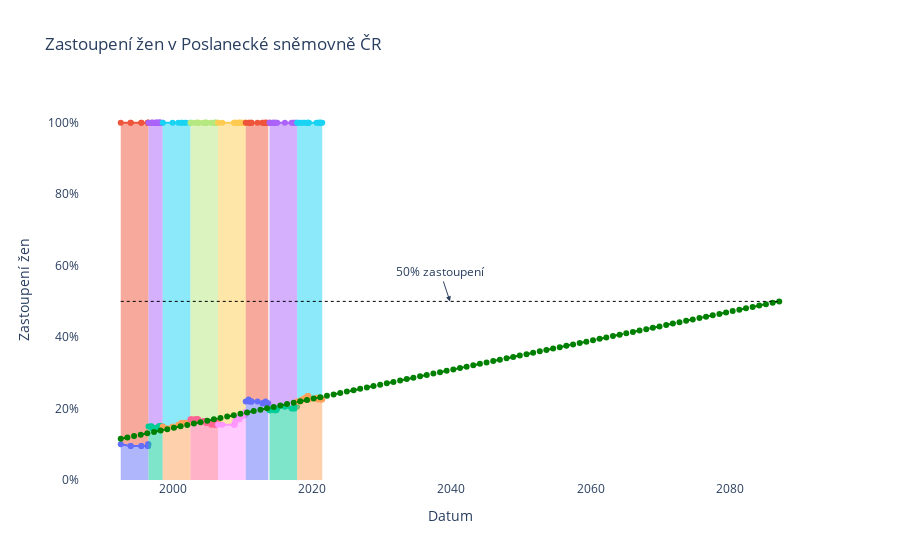

Notebook source saved alongside this figure:
### Markdown cell above
### Vizualizace

### Code cell
fig = go.Figure()

for snemovna in snemovny:
    df = pohlavi_dle_snemovny(snemovna)
    hovertemplate_zeny = f"Sněmovna: {snemovna}" +'<br>Datum: %{x|%d. %m. %Y}<br>Pohlaví: ženy<br>Počet: %{y}<extra></extra>'
    hovertemplate_muzi = f"Sněmovna: {snemovna}" +'<br>Datum: %{x|%d. %m. %Y}<br>Pohlaví: muži<br>Počet: %{y}<extra></extra>'
    
    # Ženy
    fig.add_trace(go.Scatter(
        x = df.index,
        y = df.zeny_pct,
        mode = 'markers+lines',
        #line = dict(shape='linear'),
        hoverinfo = 'text',
        hovertemplate=hovertemplate_zeny,
        name=f"ženy ({snemovna})",
        stackgroup=snemovna
    ))
    
    # Muži
    fig.add_trace(go.Scatter(
        x = df.index,
        y = df.muzi_pct,
        name = f"muži ({snemovna})",
        hoverinfo = 'text',
        hovertemplate=hovertemplate_muzi,
        mode = 'markers+lines',
        #line = dict(shape='linear'),
        stackgroup=snemovna
    ))

    
fig.add_trace(go.Scatter(
        x = zastoupeni_extrapolace_df.index,
        y = zastoupeni_extrapolace_df.zeny_pct_extrapolace.round(2),
        name = f"ženy (extrapolace)",
        mode = 'markers+lines',
        line = dict(color='green', width=2, dash='dash')
    ))

fig.add_shape(type="line",
    x0=zastoupeni_extrapolace_df.index[0], 
    y0=50,
    x1=zastoupeni_extrapolace_df.index[-1],
    y1=50,
    line=dict(color="black", width=1, dash='dot')
)

middle_x = zastoupeni_extrapolace_df.index[0] +  (zastoupeni_extrapolace_df.index[-1] -  zastoupeni_extrapolace_df.index[0]) / 2
fig.add_annotation(
    x=middle_x,
    y=50,
    text="50% zastoupení",
    arrowhead=2,
)


layout = go.Layout(
    title="Zastoupení žen v Poslanecké sněmovně ČR",    
    plot_bgcolor="#FFFFFF",
    hovermode="x",
    xaxis=dict(title="Datum"),
    yaxis=dict(
        title="Zastoupení žen",
        tickvals = [0, 20, 40, 60, 80, 100],
        ticktext = ["0%", "20%", "40%", "60%", "80%", "100%"]
        #tickformat='%',
        #range=[0,1]
    )
)

fig.update_layout(layout)
fig.update_layout(showlegend=False)
fig.show()

### Figure 1 — Plotly figure (JSON) as saved in the notebook; plotly's stock layout.template omitted (floating-point values rounded to 4 significant figures)
{"data": [{"hoverinfo": "text", "hovertemplate": "Sněmovna: 1992<br>Datum: %{x|%d. %m. %Y}<br>Pohlaví: ženy<br>Počet: %{y}<extra></extra>", "mode": "markers+lines", "name": "ženy (1992)", "stackgroup": "1992", "type": "scatter", "x": ["1992-06-06", "1993-11-09", "1993-11-11", "1995-05-23", "1995-05-25", "1996-04-29", "1996-04-30", "1996-05-06", "1996-05-07", "1996-05-31"], "y": [10, 9.548, 9.5, 9.548, 9.5, 9.548, 9.5, 9.548, 10, 10]}, {"hoverinfo": "text", "hovertemplate": "Sněmovna: 1992<br>Datum: %{x|%d. %m. %Y}<br>Pohlaví: muži<br>Počet: %{y}<extra></extra>", "mode": "markers+lines", "name": "muži (1992)", "stackgroup": "1992", "type": "scatter", "x": ["1992-06-06", "1993-11-09", "1993-11-11", "1995-05-23", "1995-05-25", "1996-04-29", "1996-04-30", "1996-05-06", "1996-05-07", "1996-05-31"], "y": [90, 90.45, 90.5, 90.45, 90.5, 90.45, 90.5, 90.45, 90, 90]}, {"hoverinfo": "text", "hovertemplate": "Sněmovna: 1996<br>Datum: %{x|%d. %m. %Y}<br>Pohlaví: ženy<br>Počet: %{y}<extra></extra>", "mode": "markers+lines", "name": "ženy (1996)", "stackgroup": "1996", "type": "scatter", "x": ["1996-06-01", "1996-11-01", "1996-11-02", "1996-12-17", "1996-12-18", "1997-01-16", "1997-01-17", "1997-06-02", "1997-06-03", "1997-06-11", "1997-06-12", "1997-08-27", "1997-08-28", "1997-08-29", "1997-08-30", "1997-11-11", "1997-11-12", "1997-12-01", "1997-12-02", "1997-12-03", "1998-01-26", "1998-01-27", "1998-02-12", "1998-02-13", "1998-02-25", "1998-02-26", "1998-06-18"], "y": [15, 15.08, 15, 14.65, 14.5, 14.57, 14.5, 14.57, 14.5, 14.57, 14.5, 14.57, 14.5, 14.57, 14.5, 14.57, 14.5, 14.57, 15.08, 15, 15.08, 15, 15.08, 15, 15.08, 15, 15]}, {"hoverinfo": "text", "hovertemplate": "Sněmovna: 1996<br>Datum: %{x|%d. %m. %Y}<br>Pohlaví: muži<br>Počet: %{y}<extra></extra>", "mode": "markers+lines", "name": "muži (1996)", "stackgroup": "1996", "type": "scatter", "x": ["1996-06-01", "1996-11-01", "1996-11-02", "1996-12-17", "1996-12-18", "1997-01-16", "1997-01-17", "1997-06-02", "1997-06-03", "1997-06-11", "1997-06-12", "1997-08-27", "1997-08-28", "1997-08-29", "1997-08-30", "1997-11-11", "1997-11-12", "1997-12-01", "1997-12-02", "1997-12-03", "1998-01-26", "1998-01-27", "1998-02-12", "1998-02-13", "1998-02-25", "1998-02-26", "1998-06-18"], "y": [85, 84.92, 85, 85.35, 85.5, 85.43, 85.5, 85.43, 85.5, 85.43, 85.5, 85.43, 85.5, 85.43, 85.5, 85.43, 85.5, 85.43, 84.92, 85, 84.92, 85, 84.92, 85, 84.92, 85, 85]}, {"hoverinfo": "text", "hovertemplate": "Sněmovna: 1998<br>Datum: %{x|%d. %m. %Y}<br>Pohlaví: ženy<br>Počet: %{y}<extra></extra>", "mode": "markers+lines", "name": "ženy (1998)", "stackgroup": "1998", "type": "scatter", "x": ["1998-06-20", "1999-11-22", "2000-09-14", "2001-02-28", "2001-03-01", "2001-07-31", "2001-10-31", "2002-06-14"], "y": [15, 15, 15.5, 15.66, 16, 16, 16, 16]}, {"hoverinfo": "text", "hovertemplate": "Sněmovna: 1998<br>Datum: %{x|%d. %m. %Y}<br>Pohlaví: muži<br>Počet: %{y}<extra></extra>", "mode": "markers+lines", "name": "muži (1998)", "stackgroup": "1998", "type": "scatter", "x": ["1998-06-20", "1999-11-22", "2000-09-14", "2001-02-28", "2001-03-01", "2001-07-31", "2001-10-31", "2002-06-14"], "y": [85, 85, 84.5, 84.34, 84, 84, 84, 84]}, {"hoverinfo": "text", "hovertemplate": "Sněmovna: 2002<br>Datum: %{x|%d. %m. %Y}<br>Pohlaví: ženy<br>Počet: %{y}<extra></extra>", "mode": "markers+lines", "name": "ženy (2002)", "stackgroup": "2002", "type": "scatter", "x": ["2002-06-15", "2002-09-18", "2003-03-07", "2003-04-23", "2003-06-02", "2003-06-06", "2003-07-26", "2003-09-23", "2004-05-05", "2004-07-08", "2004-07-20", "2004-08-31", "2004-09-21", "2004-09-22", "2004-09-24", "2004-09-30", "2004-10-07", "2005-06-09", "2005-07-24", "2005-12-02", "2005-12-09", "2006-01-17", "2006-01-20", "2006-01-24", "2006-02-28", "2006-04-18", "2006-06-02"], "y": [17, 17, 17, 17, 17, 17, 17, 16.5, 16.5, 16.5, 16.5, 16.5, 16.5, 16.5, 16, 16, 16, 15.5, 16, 16, 15.5, 15.5, 16, 16, 16, 16.5, 16.5]}, {"hoverinfo": "text", "hovertemplate": "Sněmovna: 2002<br>Datum: %{x|%d. %m. %Y}<br>Pohlaví: muži<br>Počet: %{y}<extra></extra>", "mode": "markers+lines", "name": "muži (2002)", "stackgroup": "2002", "type": "scatter", "x": ["2002-06-15", "2002-09-18", "2003-03-07", "2003-04-23", "2003-06-02", "2003-06-06", "2003-07-26", "2003-09-23", "2004-05-05", "2004-07-08", "2004-07-20", "2004-08-31", "2004-09-21", "2004-09-22", "2004-09-24", "2004-09-30", "2004-10-07", "2005-06-09", "2005-07-24", "2005-12-02", "2005-12-09", "2006-01-17", "2006-01-20", "2006-01-24", "2006-02-28", "2006-04-18", "2006-06-02"], "y": [83, 83, 83, 83, 83, 83, 83, 83.5, 83.5, 83.5, 83.5, 83.5, 83.5, 83.5, 84, 84, 84, 84.5, 84, 84, 84.5, 84.5, 84, 84, 84, 83.5, 83.5]}, {"hoverinfo": "text", "hovertemplate": "Sněmovna: 2006<br>Datum: %{x|%d. %m. %Y}<br>Pohlaví: ženy<br>Počet: %{y}<extra></extra>", "mode": "markers+lines", "name": "ženy (2006)", "stackgroup": "2006", "type": "scatter", "x": ["2006-06-03", "2007-01-16", "2008-09-17", "2008-10-25", "2008-11-13", "2008-12-11", "2009-03-01", "2009-04-30", "2009-07-03", "2009-07-09", "2009-07-13", "2009-09-15", "2009-09-29", "2009-12-11", "2010-03-01", "2010-04-30", "2010-05-26", "2010-05-28"], "y": [15.5, 15.5, 15.5, 15.5, 16, 16.5, 17.5, 17.5, 17, 17, 17.5, 18, 18, 18, 18, 19, 18.5, 18.5]}, {"hoverinfo": "text", "hovertemplate": "Sněmovna: 2006<br>Datum: %{x|%d. %m. %Y}<br>Pohlaví: muži<br>Počet: %{y}<extra></extra>", "mode": "markers+lines", "name": "muži (2006)", "stackgroup": "2006", "type": "scatter", "x": ["2006-06-03", "2007-01-16", "2008-09-17", "2008-10-25", "2008-11-13", "2008-12-11", "2009-03-01", "2009-04-30", "2009-07-03", "2009-07-09", "2009-07-13", "2009-09-15", "2009-09-29", "2009-12-11", "2010-03-01", "2010-04-30", "2010-05-26", "2010-05-28"], "y": [84.5, 84.5, 84.5, 84.5, 84, 83.5, 82.5, 82.5, 83, 83, 82.5, 82, 82, 82, 82, 81, 81.5, 81.5]}, {"hoverinfo": "text", "hovertemplate": "Sněmovna: 2010<br>Datum: %{x|%d. %m. %Y}<br>Pohlaví: ženy<br>Počet: %{y}<extra></extra>", "mode": "markers+lines", "name": "ženy (2010)", "stackgroup": "2010", "type": "scatter", "x": ["2010-05-29", "2010-10-23", "2010-11-30", "2011-03-01", "2011-03-25", "2011-03-26", "2012-02-07", "2012-10-20", "2012-11-07", "2013-01-31", "2013-04-05", "2013-04-11", "2013-04-24", "2013-06-14", "2013-08-27"], "y": [22, 22.5, 22, 22, 22, 22, 22, 21.5, 21.5, 21.5, 22, 21.5, 21.5, 21.5, 21.5]}, {"hoverinfo": "text", "hovertemplate": "Sněmovna: 2010<br>Datum: %{x|%d. %m. %Y}<br>Pohlaví: muži<br>Počet: %{y}<extra></extra>", "mode": "markers+lines", "name": "muži (2010)", "stackgroup": "2010", "type": "scatter", "x": ["2010-05-29", "2010-10-23", "2010-11-30", "2011-03-01", "2011-03-25", "2011-03-26", "2012-02-07", "2012-10-20", "2012-11-07", "2013-01-31", "2013-04-05", "2013-04-11", "2013-04-24", "2013-06-14", "2013-08-27"], "y": [78, 77.5, 78, 78, 78, 78, 78, 78.5, 78.5, 78.5, 78, 78.5, 78.5, 78.5, 78.5]}, {"hoverinfo": "text", "hovertemplate": "Sněmovna: 2013<br>Datum: %{x|%d. %m. %Y}<br>Pohlaví: ženy<br>Počet: %{y}<extra></extra>", "mode": "markers+lines", "name": "ženy (2013)", "stackgroup": "2013", "type": "scatter", "x": ["2013-10-26", "2013-11-27", "2013-12-03", "2014-03-31", "2014-04-30", "2014-06-20", "2014-07-01", "2014-08-28", "2014-10-21", "2014-12-08", "2016-01-14", "2017-01-03", "2017-03-14", "2017-06-09", "2017-07-01", "2017-10-20"], "y": [19.5, 19.5, 19.5, 20, 20, 20, 19.5, 19.5, 19.5, 20, 20.5, 20, 20, 20, 20.5, 20.5]}, {"hoverinfo": "text", "hovertemplate": "Sněmovna: 2013<br>Datum: %{x|%d. %m. %Y}<br>Pohlaví: muži<br>Počet: %{y}<extra></extra>", "mode": "markers+lines", "name": "muži (2013)", "stackgroup": "2013", "type": "scatter", "x": ["2013-10-26", "2013-11-27", "2013-12-03", "2014-03-31", "2014-04-30", "2014-06-20", "2014-07-01", "2014-08-28", "2014-10-21", "2014-12-08", "2016-01-14", "2017-01-03", "2017-03-14", "2017-06-09", "2017-07-01", "2017-10-20"], "y": [80.5, 80.5, 80.5, 80, 80, 80, 80.5, 80.5, 80.5, 80, 79.5, 80, 80, 80, 79.5, 79.5]}, {"hoverinfo": "text", "hovertemplate": "Sněmovna: 2017<br>Datum: %{x|%d. %m. %Y}<br>Pohlaví: ženy<br>Počet: %{y}<extra></extra>", "mode": "markers+lines", "name": "ženy (2017)", "stackgroup": "2017", "type": "scatter", "x": ["2017-10-21", "2017-11-24", "2018-03-31", "2018-06-19", "2018-10-01", "2018-12-04", "2019-04-14", "2019-04-15", "2019-06-06", "2019-07-02", "2020-07-31", "2020-10-10", "2020-12-31", "2021-01-19", "2021-01-26", "2021-03-01", "2021-03-09", "2021-05-31"], "y": [22, 22, 22, 22.5, 22.5, 23, 23, 23.5, 23.5, 22.5, 23, 22.5, 23, 23, 23, 22.5, 22.5, 22.5]}, {"hoverinfo": "text", "hovertemplate": "Sněmovna: 2017<br>Datum: %{x|%d. %m. %Y}<br>Pohlaví: muži<br>Počet: %{y}<extra></extra>", "mode": "markers+lines", "name": "muži (2017)", "stackgroup": "2017", "type": "scatter", "x": ["2017-10-21", "2017-11-24", "2018-03-31", "2018-06-19", "2018-10-01", "2018-12-04", "2019-04-14", "2019-04-15", "2019-06-06", "2019-07-02", "2020-07-31", "2020-10-10", "2020-12-31", "2021-01-19", "2021-01-26", "2021-03-01", "2021-03-09", "2021-05-31"], "y": [78, 78, 78, 77.5, 77.5, 77, 77, 76.5, 76.5, 77.5, 77, 77.5, 77, 77, 77, 77.5, 77.5, 77.5]}, {"line": {"color": "green", "dash": "dash", "width": 2}, "mode": "markers+lines", "name": "ženy (extrapolace)", "type": "scatter", "x": ["1992-06-06T00:00:00", "1993-05-21T00:00:00", "1994-05-06T00:00:00", "1995-04-20T00:00:00", "1996-04-04T00:00:00", "1997-03-19T00:00:00", "1998-03-04T00:00:00", "1999-02-16T00:00:00", "2000-01-31T00:00:00", "2001-01-15T00:00:00", "2001-12-30T00:00:00", "2002-12-15T00:00:00", "2003-11-29T00:00:00", "2004-11-13T00:00:00", "2005-10-28T00:00:00", "2006-10-12T00:00:00", "2007-09-27T00:00:00", "2008-09-10T00:00:00", "2009-08-26T00:00:00", "2010-08-10T00:00:00", "2011-07-25T00:00:00", "2012-07-09T00:00:00", "2013-06-23T00:00:00", "2014-06-08T00:00:00", "2015-05-23T00:00:00", "2016-05-07T00:00:00", "2017-04-21T00:00:00", "2018-04-05T00:00:00", "2019-03-21T00:00:00", "2020-03-04T00:00:00", "2021-02-17T00:00:00", "2022-02-01T00:00:00", "2023-01-17T00:00:00", "2024-01-01T00:00:00", "2024-12-15T00:00:00", "2025-11-30T00:00:00", "2026-11-14T00:00:00", "2027-10-30T00:00:00", "2028-10-13T00:00:00", "2029-09-28T00:00:00", "2030-09-12T00:00:00", "2031-08-27T00:00:00", "2032-08-11T00:00:00", "2033-07-26T00:00:00", "2034-07-11T00:00:00", "2035-06-25T00:00:00", "2036-06-09T00:00:00", "2037-05-24T00:00:00", "2038-05-08T00:00:00", "2039-04-23T00:00:00", "2040-04-06T00:00:00", "2041-03-22T00:00:00", "2042-03-06T00:00:00", "2043-02-18T00:00:00", "2044-02-03T00:00:00", "2045-01-17T00:00:00", "2046-01-02T00:00:00", "2046-12-17T00:00:00", "2047-12-02T00:00:00", "2048-11-15T00:00:00", "2049-10-30T00:00:00", "2050-10-15T00:00:00", "2051-09-29T00:00:00", "2052-09-13T00:00:00", "2053-08-28T00:00:00", "2054-08-13T00:00:00", "2055-07-28T00:00:00", "2056-07-11T00:00:00", "2057-06-26T00:00:00", "2058-06-10T00:00:00", "2059-05-26T00:00:00", "2060-05-09T00:00:00", "2061-04-24T00:00:00", "2062-04-08T00:00:00", "2063-03-23T00:00:00", "2064-03-07T00:00:00", "2065-02-19T00:00:00", "2066-02-04T00:00:00", "2067-01-19T00:00:00", "2068-01-04T00:00:00", "2068-12-18T00:00:00", "2069-12-02T00:00:00", "2070-11-17T00:00:00", "2071-11-01T00:00:00", "2072-10-16T00:00:00", "2073-09-30T00:00:00", "2074-09-14T00:00:00", "2075-08-30T00:00:00", "2076-08-13T00:00:00", "2077-07-29T00:00:00", "2078-07-13T00:00:00", "2079-06-28T00:00:00", "2080-06-11T00:00:00", "2081-05-26T00:00:00", "2082-05-11T00:00:00", "2083-04-25T00:00:00", "2084-04-09T00:00:00", "2085-03-24T00:00:00", "2086-03-09T00:00:00", "2087-02-21T00:00:00"], "y": [11.52, 11.91, 12.3, 12.69, 13.08, 13.47, 13.86, 14.24, 14.63, 15.02, 15.41, 15.8, 16.19, 16.58, 16.97, 17.35, 17.74, 18.13, 18.52, 18.91, 19.3, 19.69, 20.07, 20.46, 20.85, 21.24, 21.63, 22.02, 22.41, 22.79, 23.18, 23.57, 23.96, 24.35, 24.74, 25.13, 25.51, 25.9, 26.29, 26.68, 27.07, 27.46, 27.85, 28.24, 28.62, 29.01, 29.4, 29.79, 30.18, 30.57, 30.96, 31.35, 31.73, 32.12, 32.51, 32.9, 33.29, 33.68, 34.07, 34.45, 34.84, 35.23, 35.62, 36.01, 36.4, 36.79, 37.17, 37.56, 37.95, 38.34, 38.73, 39.12, 39.51, 39.9, 40.28, 40.67, 41.06, 41.45, 41.84, 42.23, 42.62, 43, 43.39, 43.78, 44.17, 44.56, 44.95, 45.34, 45.72, 46.11, 46.5, 46.89, 47.28, 47.67, 48.06, 48.45, 48.83, 49.22, 49.61, 50]}], "layout": {"annotations": [{"arrowhead": 2, "text": "50% zastoupení", "x": "2039-10-14T12:00:00", "y": 50}], "autosize": true, "hovermode": "x", "plot_bgcolor": "#FFFFFF", "shapes": [{"line": {"color": "black", "dash": "dot", "width": 1}, "type": "line", "x0": "1992-06-06T00:00:00", "x1": "2087-02-21T00:00:00", "y0": 50, "y1": 50}], "showlegend": false, "title": {"text": "Zastoupení žen v Poslanecké sněmovně ČR"}, "xaxis": {"autorange": true, "range": ["1986-10-16 12:56:05.9123", "2092-10-11 11:03:54.0877"], "title": {"text": "Datum"}, "type": "date"}, "yaxis": {"autorange": true, "range": [0, 106.8], "ticktext": ["0%", "20%", "40%", "60%", "80%", "100%"], "tickvals": [0, 20, 40, 60, 80, 100], "title": {"text": "Zastoupení žen"}, "type": "linear"}}}
